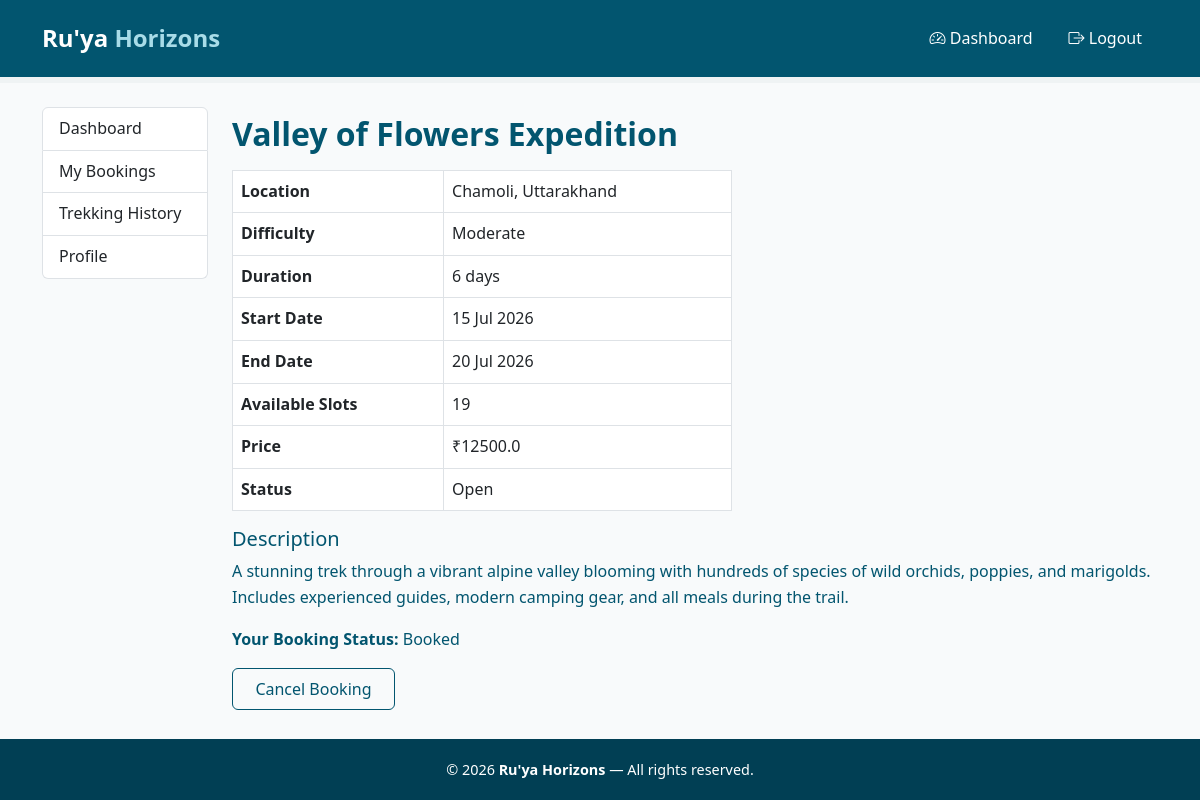
/user/treks/1 (signed in), run on an earlier commit of the app's database.
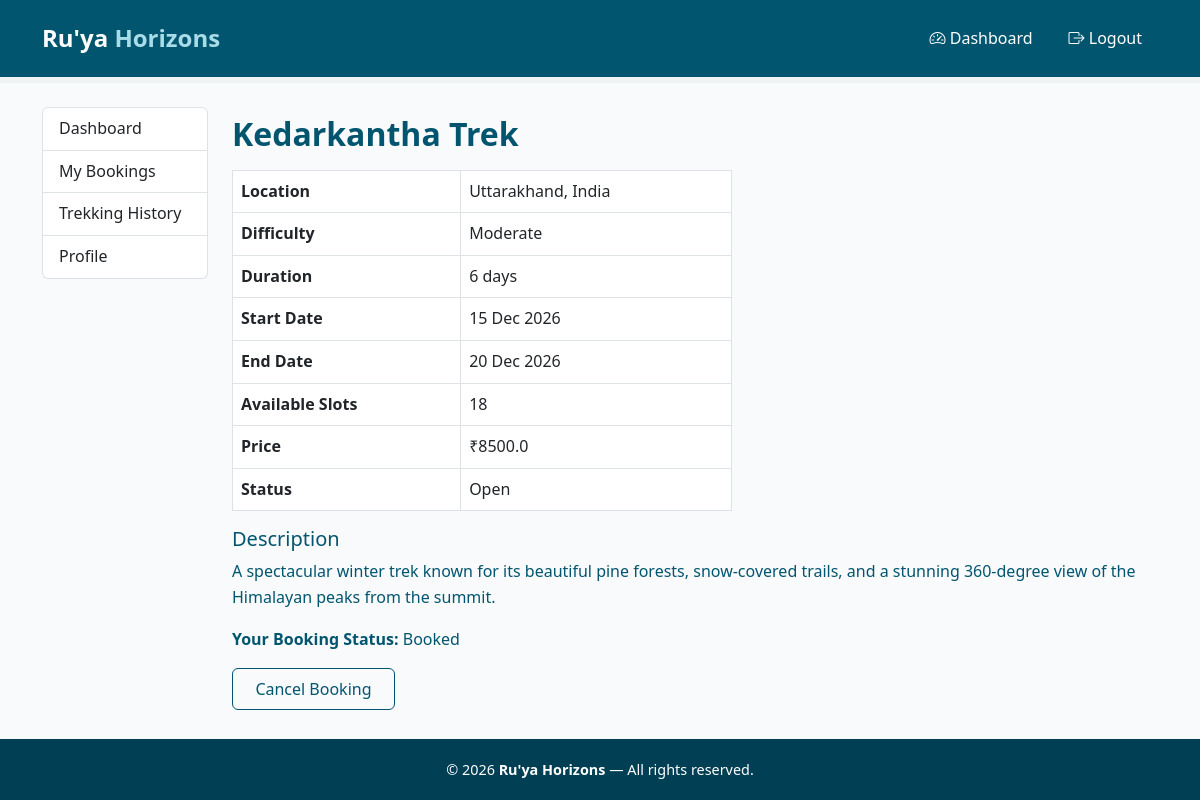
And on a later commit of the database.
### models.py (models this page shows)
class Trek(db.Model):
    __tablename__ = 'trek'
    id = db.Column(db.Integer, primary_key=True)
    name = db.Column(db.String(150), nullable=False)
    location = db.Column(db.String(150), nullable=False)
    difficulty = db.Column(db.String(50), nullable=False)
    duration = db.Column(db.Integer, nullable=False)
    total_slots = db.Column(db.Integer, nullable=False)
    available_slots = db.Column(db.Integer, nullable=False)
    status = db.Column(db.String(50), default='Pending') # pending, approved, open, closed, completed
    start_date = db.Column(db.Date, nullable=False)
    end_date = db.Column(db.Date, nullable=False)
    description = db.Column(db.Text, nullable=False)
    price = db.Column(db.Float, nullable=False)
    assigned_staff_id = db.Column(db.Integer, db.ForeignKey('staff.id'), nullable=True)
    bookings = db.relationship('Booking', backref='trek', lazy=True)

### app.py (the view, shortened to what this page needs)
@app.route('/user/treks/<int:trek_id>', methods=['GET', 'POST'])
@login_required
def user_trek_details(trek_id):
    if current_user.role != 'trekker':
        return "Access denied: Trekkers only", 403
    trek = Trek.query.get_or_404(trek_id)
    existing_booking = Booking.query.filter_by(
        user_id=current_user.id,
        trek_id=trek.id
    ).filter(Booking.status != 'Cancelled').first()
    error = None
    return render_template('user_trek_details.html',
                            trek=trek,
                            existing_booking=existing_booking,
                            error=error)

### app.py (called while the page is built)
@login_manager.user_loader
def load_user(user_id):
    return User.query.get(int(user_id))

### templates/user_trek_details.html (shortened to what this page needs)
{% extends "base.html" %}
{% block content %}
<div class="container my-4">
    <div class="row">
        {% include "user_sidebar.html" %}
        <div class="col-md-9 col-lg-10">
            <h2 class="page-heading mt-2">{{ trek.name }}</h2>
            <table class="table table-bordered mt-3" style="max-width: 500px;">
                <tr><th>Location</th><td>{{ trek.location }}</td></tr>
                <tr><th>Difficulty</th><td>{{ trek.difficulty }}</td></tr>
                <tr><th>Duration</th><td>{{ trek.duration }} days</td></tr>
                <tr><th>Start Date</th><td>{{ trek.start_date.strftime('%d %b %Y') }}</td></tr>
                <tr><th>End Date</th><td>{{ trek.end_date.strftime('%d %b %Y') }}</td></tr>
                <tr><th>Available Slots</th><td>{{ trek.available_slots }}</td></tr>
                <tr><th>Price</th><td>&#8377;{{ trek.price }}</td></tr>
                <tr><th>Status</th><td>{{ trek.status }}</td></tr>
            </table>
            <h5>Description</h5>
            <p>{{ trek.description }}</p>
            {% if existing_booking %}
                <p><strong>Your Booking Status:</strong> {{ existing_booking.status }}</p>
                {% if existing_booking.status == 'Booked' %}
                <form method="POST">
                    <button type="submit" class="btn btn-outline-primary">Cancel Booking</button>
                </form>
                {% endif %}
            {% else %}
                <form method="POST">
                    <input type="hidden" name="action" value="book">
                    <button type="submit" class="btn btn-primary">Book Now</button>
                </form>
            {% endif %}
        </div>
    </div>
</div>
{% endblock %}

What changed in the data, as far as the page shows it:
changed Trek "Moderate": name "Valley of Flowers Expedition" → "Kedarkantha Trek"; location "Chamoli, Uttarakhand" → "Uttarakhand, India"; start_date "15 Jul 2026" → "15 Dec 2026"; end_date "20 Jul 2026" → "20 Dec 2026"; available_slots "19" → "18"; price "12500.0" → "8500.0"; description "A stunning trek through a vibrant alpine valley blooming with hundreds of species of wild orchids, poppies, and marigolds. Includes experienced guides, modern camping gear, and all meals during the trail." → "A spectacular winter trek known for its beautiful pine forests, snow-covered trails, and a stunning 360-degree view of the Himalayan peaks from the summit."
